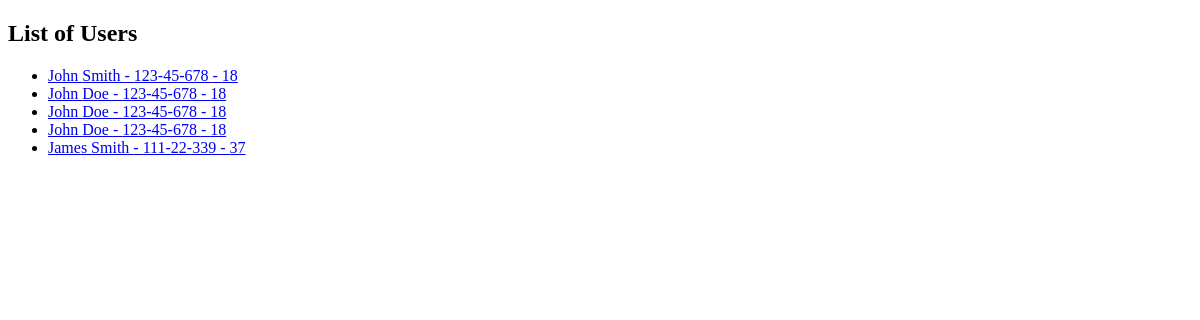
Before: / with the older database file.
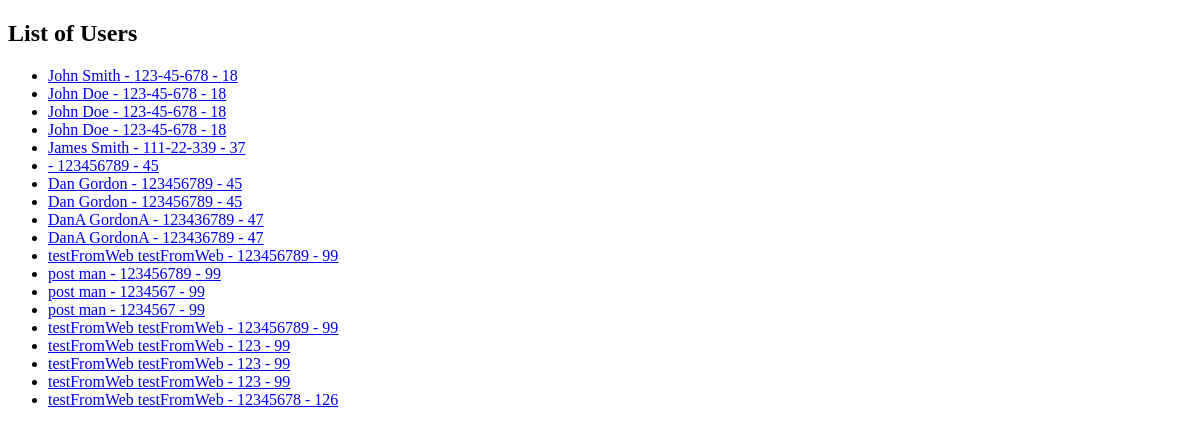
After: the same page with the newer database file.
### user/models.py (models this page shows)
class User(models.Model):
    firstName = models.CharField(max_length=120)
    lastName = models.CharField(max_length=120)
    ssn = models.CharField(max_length=10)
    age = models.IntegerField()
    def get_absolute_url(self):
        return reverse("user:user-detail", kwargs={"pk" : self.pk})

### user/views.py (the view)
# urls.py: path('', UserListView.as_view(), name = 'user-list'),
class UserListView(ListView):
    queryset = User.objects.all()

### templates/user/user_list.html
{% extends 'base.html' %}
{% block content %}
<h2>List of Users</h2>
<ul>
{% for obj in object_list %}
        <li><a href='{{ obj.get_absolute_url }}'>
            {{ obj.firstName}} {{obj.lastName }} -
        {{ obj.ssn }} - {{ obj.age}}</a></li>
{% endfor %}
</ul>
{% endblock %}

### templates/base.html (shortened to what this page needs)
<!DOCTYPE html>
<html>
<head>
</head>
<body>
    {% block content %}{% endblock %}
</body>
</html>

Changed rows visible on the page:
added User: ssn "123456789", age "45"
added User: firstName "Dan", lastName "Gordon", ssn "123456789", age "45"
added User: firstName "Dan", lastName "Gordon", ssn "123456789", age "45"
added User: firstName "DanA", lastName "GordonA", ssn "123436789", age "47"
added User: firstName "DanA", lastName "GordonA", ssn "123436789", age "47"
added User: firstName "testFromWeb", lastName "testFromWeb", ssn "123456789", age "99"
added User: firstName "post", lastName "man", ssn "123456789", age "99"
added User: firstName "post", lastName "man", ssn "1234567", age "99"
added User: firstName "post", lastName "man", ssn "1234567", age "99"
added User: firstName "testFromWeb", lastName "testFromWeb", ssn "123456789", age "99"
added User: firstName "testFromWeb", lastName "testFromWeb", ssn "123", age "99"
added User: firstName "testFromWeb", lastName "testFromWeb", ssn "123", age "99"
added User: firstName "testFromWeb", lastName "testFromWeb", ssn "123", age "99"
added User: firstName "testFromWeb", lastName "testFromWeb", ssn "12345678", age "126"
